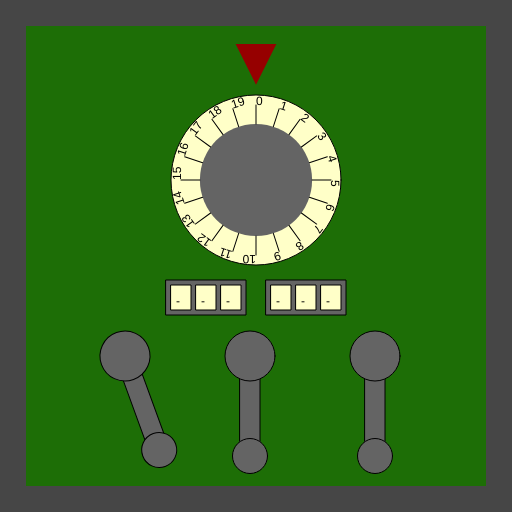
Frame 1 (no input)
Frame 60 (no input): identical to frame 1, image omitted
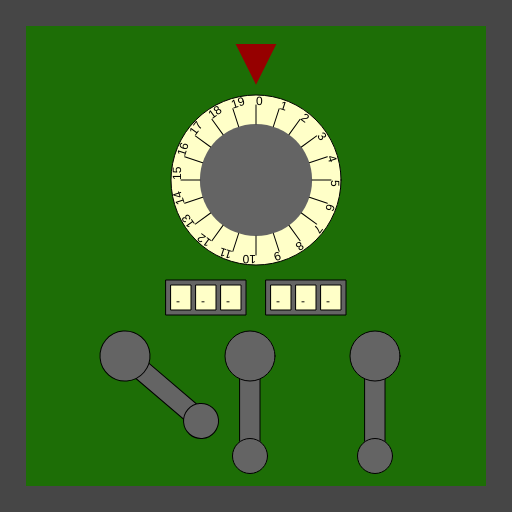
Frame 120 (the mouse pressed at the canvas centre since frame 60)

The p5.js sketch that drew these frames (run headless with seeded random() and noise() and a simulated clock; from frame 60 on, the mouse is pressed at the canvas centre):

// p5.js sketch
// ── sketch.js
/*

Officer: 5035852
CaseNum: 303-3-80717395-5035852

Case 303 - The Case of the Crooked Attorney
Stage 4 - The Courthouse

Torvalds has his final safe in his courthouse chambers. Luckily there is a court case proceeding.
You can sneak into his chambers whilst he makes his closing statement.

Crack the safe by doing the following:

	When any key is released:
	- Use the 'random' function to produce random values ranging from 3 to 18.
	- Assign the output to CrypticSafeVal0

	When the mouse button is released:
	- Use the 'map' function to scale mouseY to values ranging from 4 to 15.
	- Assign the output to CrypticSafeVal1

	When any key is released:
	- Make CrypticSafeVal2 equal to the value of 'keyCode'

	Whilst the mouse is moving:
	- Use the 'map' function to scale mouseX to values ranging from 20 to 79.
	- Assign the output to CrypticSafeVal3

	Whilst the mouse is being dragged:
	- Use the 'map' function to scale mouseX to values ranging from 16 to 78.
	- Assign the output to CrypticSafeVal4

	Whilst the mouse is being dragged:
	- Use the 'map' function to scale mouseY to values ranging from 20 to 79.
	- Assign the output to CrypticSafeVal5



This time you'll need to create the relevant event handlers yourself.

There are many possible ways of investigating this case, but you
should use ONLY the following commands:

	- The assignment operator aka. the equals sign !
	- mouseX, mouseY
	- key, keyCode
	- random
	- map

*/

//declare the variables

var CrypticSafeVal0;
var CrypticSafeVal1;
var CrypticSafeVal2;
var CrypticSafeVal3;
var CrypticSafeVal4;
var CrypticSafeVal5;


function preload()
{
	//IMAGES WILL BE LOADED HERE

}

function setup()
{
	createCanvas(512,512);

	//initialise the variables
	CrypticSafeVal0 = 0;
	CrypticSafeVal1 = "";
	CrypticSafeVal2 = "";
	CrypticSafeVal3 = 0;
	CrypticSafeVal4 = 0;
	CrypticSafeVal5 = 0;

}

///////////////////EVENT HANDLERS///////////////////

//Create event handlers here to open the safe ...
function keyReleased() {
    CrypticSafeVal0 = random(3, 18);
    CrypticSafeVal2 = keyCode;
}

function mouseReleased() {
    CrypticSafeVal1 = map(mouseY, 0, height, 4, 15);
}

function mouseMoved() {
    CrypticSafeVal3 = map(mouseX, 0, width, 20, 79);
}

function mouseDragged() {
    CrypticSafeVal4 = map(mouseX, 0, width, 16, 78);
    CrypticSafeVal5 = map(mouseY, 0, height, 20, 79);
}

///////////////DO NOT CHANGE CODE BELOW THIS POINT///////////////////

function draw()
{

	//Draw the safe door
	background(70);
	noStroke();
	fill(29,110,6);
	rect(26,26,width-52,width-52);

	//Draw the combination dial
	push();
	translate(256,180);
	drawDial(170,CrypticSafeVal0,20);
	pop();

	//Draw the spinners
	push();
	translate(206,280);
	drawSpinner(3, CrypticSafeVal1);
	pop();

	push();
	translate(306,280);
	drawSpinner(3, CrypticSafeVal2);
	pop();

	//Draw the levers
	push();
	translate(125,356);
	drawLever(CrypticSafeVal3);
	pop();

	push();
	translate(250,356);
	drawLever(CrypticSafeVal4);
	pop();

	push();
	translate(375,356);
	drawLever(CrypticSafeVal5);
	pop();

}

function drawDial(diameter,num,maxNum)
{
	//the combination lock

	var r = diameter * 0.5;
	var p = r * 0.6;

	stroke(0);
	fill(255,255,200);
	ellipse(0,0,diameter,diameter);
	fill(100);
	noStroke();
	ellipse(0,0,diameter*0.66,diameter*0.66);
	fill(150,0,0);
	triangle(
		-p * 0.4,-r-p,
		p * 0.4,-r-p,
		0,-r-p/5
	);

	noStroke();

	push();
	var inc = 360/maxNum;

	rotate(radians(-num * inc));
	for(var i = 0; i < maxNum; i++)
	{
		push();
		rotate(radians(i * inc));
		stroke(0);
		line(0,-r*0.66,0,-(r-10));
		noStroke();
		fill(0);
		text(i,0,-(r-10));
		pop();
	}

	pop();
}

function drawLever(rot)
{
	push();
	rotate(radians(-rot))
	stroke(0);
	fill(100);
	rect(-10,0,20,100);
	ellipse(0,0,50,50);
	ellipse(0,100,35,35);
	pop();
}

function drawSpinner(numSpinners, val)
{
	var sw = 20;
	var ow = (sw + 5) * numSpinners + 5;
	stroke(0);
	fill(100);
	rect(-ow/2,0,ow,35);
	if(typeof(val) == "number")
	{
		val = floor(val).toString(); //convert to string
	}
	var d = numSpinners - val.length;

	for(var d = numSpinners - val.length; d > 0; d--)
	{
		val = "-" + val;
	}

	for(var i = 0; i < numSpinners; i++)
	{
		stroke(0);
		fill(255,255,200);
		rect(-ow/2 + i * (sw + 5) + 5,5,20,25);
		fill(0);
		noStroke();
		text(val[i],-ow/2 + sw/2 + i * (sw +5),25);
	}

}
